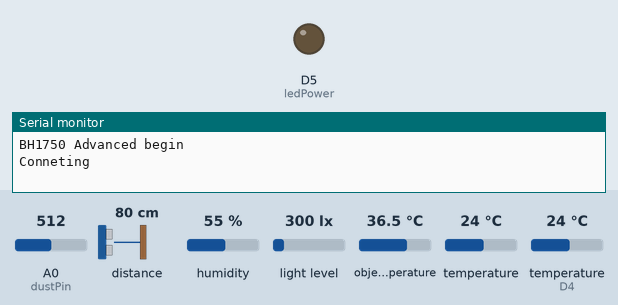
Simulated run of this sketch. Board: ESP8266 (NodeMCU). Parts: output pins drawn as LEDs (lit = HIGH), the last lines printed to the serial monitor. The test bench sets the inputs (shaded band); at power-on: A0 (dustPin) = 512, distance to the obstacle 80 cm, humidity 55 %, light level 300 lx, object temperature 36.5 °C, temperature 24 °C, temperature (sensor on D4) 24 °C. WiFi joins after 1.5 s; servers stay silent unless stated; web services answer with replies made up by the test bench.

Above: at 0.1 s.
At 1.6 s:
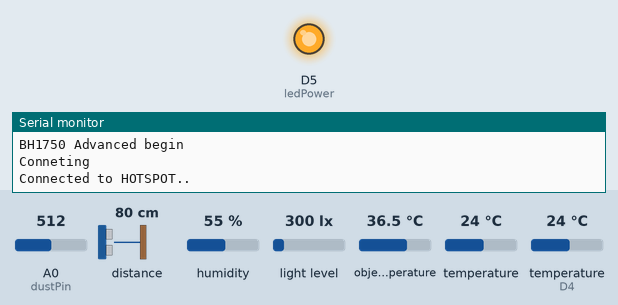
Timing chart, 0 to 3.1 s (numbered marks = the images above):
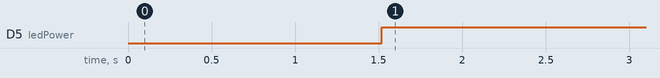

Measured:
- by itself, D5 (ledPower): LOW → HIGH at 1.5 s

The sketch:

Mobil_Scanner_to_IoT.ino
```cpp
/*Peter Rhoades:
Monday 01/05/21:
Mobil Scanner Inc Sound, Light(BH1750), Laser distance(VL53L0X), Temperature Ambient(SHT31&DallasTemperature) and Object(MLX90614) Readings®
I2C device found at address 0x23:
I2C device found at address 0x29:
I2C device found at address 0x5A:
I2C device found at address 0x44:
*/

#include <ESP8266WiFiMulti.h>
#include <ESP8266HTTPClient.h>
#include <WiFiClient.h>
#include <Adafruit_MLX90614.h>
#include <Arduino.h>
#include <Wire.h>
#include "Adafruit_SHT31.h"
#include <BH1750.h>
#include <OneWire.h>
#include <DallasTemperature.h>
#include <VL53L0X.h>
#define ONE_WIRE_BUS D4
WiFiClient wifiClient;
String api_key = "VEBS82JPJD8VMVBO";
int field_no1 = 1; //Light: 0x23:
int field_no2 = 2; //Object Temperature 0x5A:
int field_no3 = 3; //Ambient Temperature D4:
int field_no4 = 4; //Dust Sensor A0:
int field_no5 = 5; //Laser 0x29:
int field_no6 = 6; //SHT31 Temperature 0x44:
int field_no7 = 7; //SHT31 Himidity 0x44:
int dustPin=A0;
int sensorValue = 0;
int val;
int DL = 1000;
float dustVal=0;
int ledPower=D5;
int delayTime=280;
int delayTime2=40;
float offTime=9680;
BH1750 lightMeter(0x23);
ESP8266WiFiMulti WiFiMulti;
Adafruit_MLX90614 mlx = Adafruit_MLX90614();
OneWire oneWire(ONE_WIRE_BUS);
DallasTemperature sensors(&oneWire);
VL53L0X Lsensor;
Adafruit_SHT31 sht31 = Adafruit_SHT31();


void setup()
 {
  Serial.begin(115200);
  pinMode(ledPower,OUTPUT);
  pinMode(dustPin, INPUT);
  sensors.begin();
  mlx.begin(); //IR Temperature 0x5A:
  Wire.begin();
  sht31.begin();
  Lsensor.init(); //VL53L0X Laser:
  Lsensor.setTimeout(1500); //VL53L0X Laser:
  Lsensor.startContinuous(1000); //VL53L0X Laser:
  if (lightMeter.begin(BH1750::CONTINUOUS_HIGH_RES_MODE)) {
    Serial.println(F("BH1750 Advanced begin"));
 }else {
    Serial.println(F("Error initialising BH1750"));
 }
wificonnect();
 }

void wificonnect()
 {
  WiFiMulti.addAP("VM5774222", "b3rVddgtbvmp");
  Serial.println("Conneting");
  while(WiFiMulti.run()!=WL_CONNECTED)
 {
    Serial.print(".");
      digitalWrite(D0, LOW);
      delay(100);
      digitalWrite(D0, HIGH);
      delay(100);
 }
    Serial.print("Connected to HOTSPOT..\n");// This line will execute if your device is connected to Access Pass
 }
void loop()
 {
   digitalWrite(ledPower,LOW);
   delayMicroseconds(delayTime);
   dustVal=analogRead(dustPin);
   delayMicroseconds(delayTime2);
   digitalWrite(ledPower,HIGH);
   delayMicroseconds(offTime);
   delay(1200);
if (dustVal>36.455)
  Serial.println("");
  float D = Lsensor.readRangeContinuousMillimeters()-45;
  GETsendD(D);
  float F = mlx.readObjectTempC();
  GETsendF(F);
  sensors.requestTemperatures();
  float T = sensors.getTempCByIndex(0);
  GETsendT(T);
  float K = sht31.readTemperature();
  GETsendK(K);
  float M = sht31.readHumidity();
  GETsendM(M);
  float L = lightMeter.readLightLevel();
  GETsendL(L);
  float G = lightMeter.readLightLevel();
  GETsendG(G);

 }
 void GETsendD(float data) //Laser:
 {
  HTTPClient http; //http is the object of class HTTPClient this class defines the method to create and send HTTP requests
  String url =  "http://api.thingspeak.com/update?api_key=";
         url += api_key;
         url += "&field";
         url += field_no1;
         url += "=";// Creating HTTP Query/GET Method
         url += data;// passing the parameter to string, this value will reach cloud at field1
  http.begin(wifiClient,url);// initiate HTTP Request to establish connection
  int httpCode = http.GET();// get method, returns a http code, -ve if access denied
  if(httpCode > 0)
 {
 }else{
 Serial.printf("Failed to connect to server");
 }
 http.end();
  Serial.println("");
  Serial.print("(VL53L0X)  Distance: "); Serial.print(data); Serial.println("mm:");
  delay (1200);
 }
 void GETsendF(float data) //Object Temperature:
 {
  HTTPClient http; //http is the object of class HTTPClient this class defines the method to create and send HTTP requests
  String url =  "http://api.thingspeak.com/update?api_key=";
         url += api_key;
         url += "&field";
         url += field_no2;
         url += "=";// Creating HTTP Query/GET Method
         url += data;// passing the parameter to string, this value will reach cloud at field1
  http.begin(wifiClient,url);// initiate HTTP Request to establish connection
  int httpCode = http.GET();// get method, returns a http code, -ve if access denied
  if(httpCode > 0)
 {
 }else{
  Serial.printf("Failed to connect to server");
 }
  http.end();
  Serial.println("");
  Serial.print("(MLX90614) Object Temperature: "); Serial.print(data); Serial.println("*C");
  delay (1200);
 }
 void GETsendT(float data) //Ambient Temperature:
 {
  HTTPClient http; //http is the object of class HTTPClient this class defines the method to create and send HTTP requests
  String url =  "http://api.thingspeak.com/update?api_key=";
         url += api_key;
         url += "&field";
         url += field_no3;
         url += "=";// Creating HTTP Query/GET Method
         url += data;// passing the parameter to string, this value will reach cloud at field1
  http.begin(wifiClient,url);// initiate HTTP Request to establish connection
  int httpCode = http.GET();// get method, returns a http code, -ve if access denied
  if(httpCode > 0)
 {
 }else{
 Serial.printf("Failed to connect to server");
         }
 http.end();
 Serial.println("");
 Serial.print("(Dallas)   Temperature: "); Serial.print(data); Serial.println("*C");
 delay (1200);
 }
 void GETsendL(float data) //Light:
 {
 HTTPClient http; //http is the object of class HTTPClient this class defines the method to create and send HTTP requests
 String url =  "http://api.thingspeak.com/update?api_key=";
        url += api_key;
        url += "&field";
        url += field_no4;
        url += "=";// Creating HTTP Query/GET Method
        url += data;// passing the parameter to string, this value will reach cloud at field1
  http.begin(wifiClient,url);// initiate HTTP Request to establish connection
  int httpCode = http.GET();// get method, returns a http code, -ve if access denied
  if(httpCode > 0)
 {
 }else{
  Serial.printf("Failed to connect to server");
 }
  http.end();
  Serial.println("");
  Serial.print("(BH1750)   Light: "); Serial.print(data); Serial.println("-LUX");
  delay (1200);
 }


void GETsendG(float data) //Dust:
 {
  HTTPClient http; //http is the object of class HTTPClient this class defines the method to create and send HTTP requests
  String url =  "http://api.thingspeak.com/update?api_key=";
         url += api_key;
         url += "&field";
         url += field_no4;
         url += "=";// Creating HTTP Query/GET Method
         url += data;// passing the parameter to string, this value will reach cloud at field1
 http.begin(wifiClient,url);// initiate HTTP Request to establish connection
  int httpCode = http.GET();// get method, returns a http code, -ve if access denied
  if(httpCode > 0)
 {
 }else{
 Serial.printf("Failed to connect to server");
 }
 http.end();
  Serial.println("");
  Serial.print ("(PM2.5)    Dust Level "); Serial.println(data);
  delay (1200);
 }


 void GETsendK(float data) //SHT31 Temperature:
 {
  HTTPClient http; //http is the object of class HTTPClient this class defines the method to create and send HTTP requests
  String url =  "http://api.thingspeak.com/update?api_key=";
         url += api_key;
         url += "&field";
         url += field_no6;
         url += "=";// Creating HTTP Query/GET Method
         url += data;// passing the parameter to string, this value will reach cloud at field1
  http.begin(wifiClient,url);// initiate HTTP Request to establish connection
  int httpCode = http.GET();// get method, returns a http code, -ve if access denied
  if(httpCode > 0)
 {
 }else{
 Serial.printf("Failed to connect to server");
 }
 http.end();
 Serial.println("");
 Serial.print("(SHT31)    Temperature: "); Serial.print(data);  Serial.println("*C");
 delay (1200);
 }

 void GETsendM(float data) //SHT31 Humidity:
 {
  HTTPClient http; //http is the object of class HTTPClient this class defines the method to create and send HTTP requests
  String url =  "http://api.thingspeak.com/update?api_key=";
         url += api_key;
         url += "&field";
         url += field_no7;
         url += "=";// Creating HTTP Query/GET Method
         url += data;// passing the parameter to string, this value will reach cloud at field1
  http.begin(wifiClient,url);// initiate HTTP Request to establish connection
  int httpCode = http.GET();// get method, returns a http code, -ve if access denied
  if(httpCode > 0)
 {
 }else{
 Serial.printf("Failed to connect to server");
 }
 http.end();
 Serial.println("");
 Serial.print("(SHT31)    Humidity: "); Serial.print(data); Serial.println("%");
  }
```
